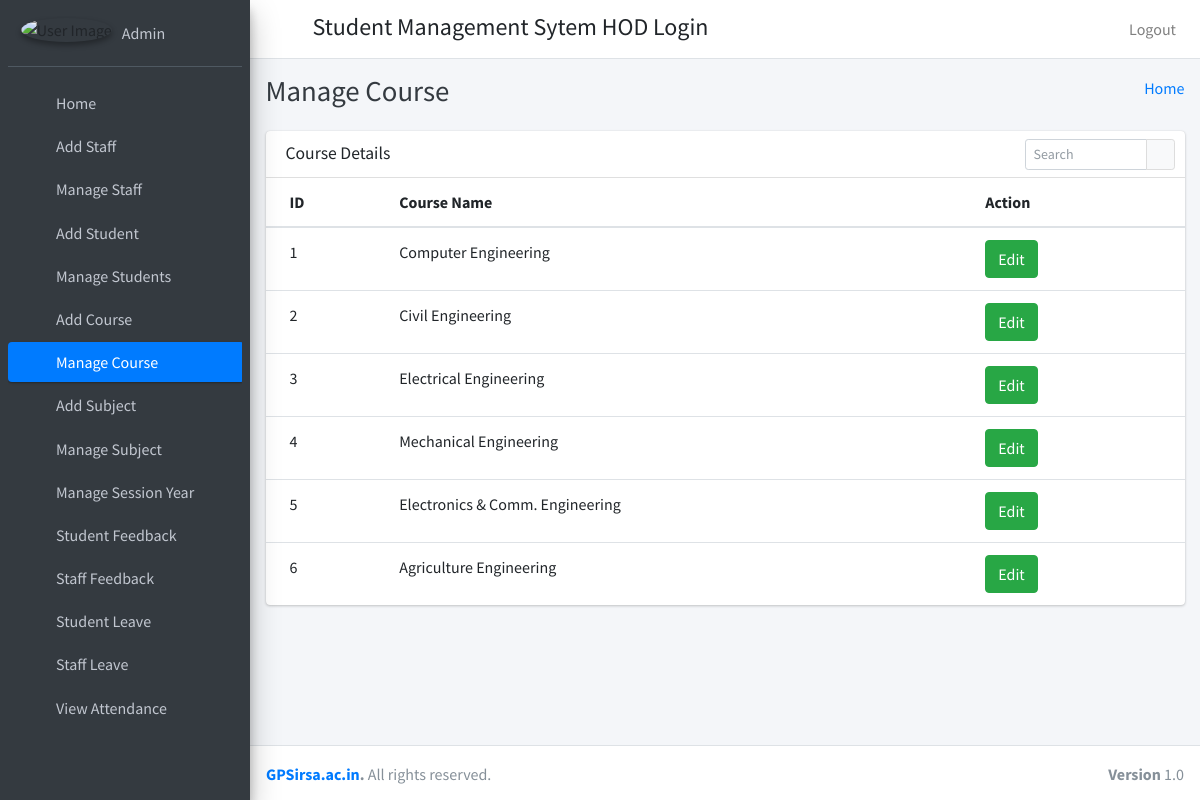
The app's page /manage_course (signed in) with its own data.
### student_management_app/models.py (models this page shows)
class CustomUser(AbstractUser):
    user_type_data=((1,"HOD"),(2,"Staff"),(3,"Student"))
    user_type=models.CharField(default=1,choices=user_type_data,max_length=10)

class Courses(models.Model):
    id=models.AutoField(primary_key=True)
    course_name=models.CharField(max_length=255)
    created_at=models.DateTimeField(auto_now_add=True)
    updated_at=models.DateTimeField(auto_now_add=True)
    objects=models.Manager()

### student_management_app/HodViews.py (the view)
# urls.py: path('manage_course', HodViews.manage_course,name="manage_course"),
def manage_course(request):
    courses=Courses.objects.all()
    return render(request,"hod_template/manage_course_template.html",{"courses":courses})

### student_management_app/templates/hod_template/manage_course_template.html
{% extends 'hod_template/base_template.html' %}
{% block page_title %}
Manage Course
{% endblock page_title %}
{% block main_content %}
    <section class="content">
      <div class="container-fluid">
           <div class="row">
          <div class="col-12">
            <div class="card">
              <div class="card-header">
                <h3 class="card-title">Course Details</h3>
                <div class="card-tools">
                  <div class="input-group input-group-sm" style="width: 150px;">
                    <input type="text" name="table_search" class="form-control float-right" placeholder="Search">
                    <div class="input-group-append">
                      <button type="submit" class="btn btn-default"><i class="fas fa-search"></i></button>
                    </div>
                  </div>
                </div>
              </div>
              <div class="card-body table-responsive p-0">
                <table class="table table-hover text-nowrap">
                  <thead>
                    <tr>
                      <th>ID</th>
                      <th>Course Name</th>
                      <th>Action</th>
                    </tr>
                  </thead>
                  <tbody>
                  {% for course in courses %}
                    <tr>
                      <td>{{ course.id }}</td>
                      <td>{{ course.course_name }}</td>
                      <td><a href="/edit_course/{{ course.id }}" class="btn btn-success">Edit</a></td>
                    </tr>
                  {% endfor %}
                  </tbody>
                </table>
              </div>
            </div>
          </div>
        </div>
      </div>
    </section>
{% endblock main_content %}

### student_management_app/templates/hod_template/sidebar_template.html (shortened to what this page needs)
{% load static %}
  <aside class="main-sidebar sidebar-dark-primary elevation-4">
    <div class="sidebar">
      <div class="user-panel mt-3 pb-3 mb-3 d-flex">
        <div class="image">
          <img src="{% static "dist/img/user1-128x128.jpg" %}" class="img-circle elevation-2" alt="User Image">
        </div>
        <div class="info">
          <a href="{% url 'admin_profile' %}" class="d-block">{{ user.username }}</a>
        </div>
      </div>
      <nav class="mt-2">
        <ul class="nav nav-pills nav-sidebar flex-column" data-widget="treeview" role="menu" data-accordion="false">
          <li class="nav-item">
            {% url 'admin_home' as admin_home %}
            <a href="{{ admin_home }}" class="nav-link {% if request.path == admin_home %} active {% endif %}">
              <i class="nav-icon fas fa-th"></i>
              <p>
                Home
              </p>
            </a>
          </li>
          <li class="nav-item">
            {% url 'add_staff' as add_staff %}
            <a href="{{ add_staff }}" class="nav-link {% if request.path == add_staff %} active {% endif %}">
              <i class="nav-icon fas fa-th"></i>
              <p>
                Add Staff
              </p>
            </a>
          </li>
           <li class="nav-item">
              {% url 'manage_staff' as manage_staff %}
            {% url 'edit_staff' staff_id=id as edit_staff %}
            <a href="{% url 'manage_staff' %}" class="nav-link {% if request.path == manage_staff %} active {% endif %} {% if request.path == edit_staff %} active {% endif %}">
              <i class="nav-icon fas fa-th"></i>
              <p>
                Manage Staff
              </p>
            </a>
          </li>
          <li class="nav-item">
              {% url 'add_student' as add_student %}
            <a href="{% url 'add_student' %}" class="nav-link {% if request.path == add_student %} active {% endif %}">
              <i class="nav-icon fas fa-th"></i>
              <p>
                Add Student
              </p>
            </a>
          </li>
          <li class="nav-item">
              {% url 'manage_student' as manage_student %}
              {% url 'edit_student' student_id=id as edit_student %}
            <a href="{% url 'manage_student' %}" class="nav-link {% if request.path == manage_student %} active {% endif %} {% if request.path == edit_student %} active {% endif %}">
              <i class="nav-icon fas fa-th"></i>
              <p>
                Manage Students
              </p>
            </a>
          </li>
          <li class="nav-item">
            {% url 'add_course' as add_course %}
            <a href="{% url 'add_course' %}" class="nav-link {% if request.path == add_course %} active {% endif %}">
              <i class="nav-icon fas fa-th"></i>
              <p>
                Add Course
              </p>
            </a>
          </li>
          <li class="nav-item">
            {% url 'manage_course' as manage_course %}
              {% url 'edit_course' course_id=id as edit_course %}
            <a href="{% url 'manage_course' %}" class="nav-link {% if request.path == manage_course %} active {% endif %} {% if request.path == edit_course %} active {% endif %}">
              <i class="nav-icon fas fa-th"></i>
              <p>
                Manage Course
              </p>
            </a>
          </li>
          <li class="nav-item">
            {% url 'add_subject' as add_subject %}
            <a href="{% url 'add_subject' %}" class="nav-link {% if request.path == add_subject %} active {% endif %}">
              <i class="nav-icon fas fa-th"></i>
              <p>
                Add Subject
              </p>
            </a>
          </li>
          <li class="nav-item">
            {% url 'manage_subject' as manage_subject %}
            {% url 'edit_subject' subject_id=id as edit_subject %}
            <a href="{% url 'manage_subject' %}" class="nav-link {% if request.path == manage_subject %} active {% endif %} {% if request.path == edit_subject %} active {% endif %} ">
              <i class="nav-icon fas fa-th"></i>
              <p>
                Manage Subject
              </p>
            </a>
          </li>
          <li class="nav-item">
            {% url 'manage_session' as manage_session %}
            <a href="{% url 'manage_session' %}" class="nav-link {% if request.path == manage_session %} active {% endif %} ">
              <i class="nav-icon fas fa-th"></i>
              <p>
                Manage Session Year
              </p>
            </a>
          </li>
           <li class="nav-item">
             {% url 'student_feedback_message' as student_feedback_message %}
            <a href="{% url 'student_feedback_message' %}" class="nav-link {% if request.path == student_feedback_message %} active {% endif %}">
              <i class="nav-icon fas fa-th"></i>
              <p>
                Student Feedback
              </p>
            </a>
          </li>
           <li class="nav-item">
               {% url 'staff_feedback_message' as staff_feedback_message %}
            <a href="{% url 'staff_feedback_message' %}" class="nav-link {% if request.path == staff_feedback_message %} active {% endif %}">
              <i class="nav-icon fas fa-th"></i>
              <p>
                Staff Feedback
              </p>
            </a>
          </li>
           <li class="nav-item">
               {% url 'student_leave_view' as student_leave_view %}
            <a href="{% url 'student_leave_view' %}" class="nav-link {% if request.path == student_leave_view %} active {% endif %}">
              <i class="nav-icon fas fa-th"></i>
              <p>
                Student Leave
              </p>
            </a>
          </li>
            <li class="nav-item">
                 {% url 'staff_leave_view' as staff_leave_view %}
            <a href="{% url 'staff_leave_view' %}" class="nav-link {% if request.path == staff_leave_view %} active {% endif %}">
              <i class="nav-icon fas fa-th"></i>
              <p>
                Staff Leave
              </p>
            </a>
          </li>
          <li class="nav-item">
            {% url 'admin_view_attendance' as admin_view_attendance %}
             <a href="{% url 'admin_view_attendance' %}" class="nav-link {% if request.path == admin_view_attendance %} active {% endif %}">
              <i class="nav-icon fas fa-th"></i>
              <p>
                View Attendance
              </p>
            </a>
          </li>
          <li class="nav-item">
            {% url 'admin_send_notification_staff' as admin_send_notification_staff %}
             <a href="{% url 'admin_send_notification_staff' %}" class="nav-link {% if request.path == admin_send_notification_staff %} active {% endif %}">
            </a>
          </li>
        </ul>
      </nav>
    </div>
  </aside>

### records on screen
CustomUser: username "Admin"
Courses: id "1", course_name "Computer Engineering"
Courses: id "2", course_name "Civil Engineering"
Courses: id "3", course_name "Electrical Engineering"
Courses: id "4", course_name "Mechanical Engineering"
Courses: id "5", course_name "Electronics & Comm. Engineering"
Courses: id "6", course_name "Agriculture Engineering"
